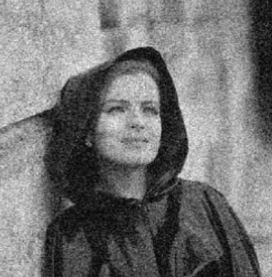
#> input picture rof/noisy2.png, 272 x 277 px, found by its file name
$ python denoise.py
#> lines starting #> are read from the running program, lines starting #| are printed output that depends on the picture
from __future__ import division
from PIL import Image

import numpy as np
import matplotlib.pyplot as plt
from mpl_toolkits.mplot3d import Axes3D
from mpl_toolkits.mplot3d.art3d import Poly3DCollection
import png

import math
import re
import os

class denoise:
    def __init__(self,f):
#> called with f = 'noisy2.png'
        self.im = Image.open(f)
#> self.im is the input picture: PIL image 272x277 RGBA; mean R, G, B, A 115.5, 115.5, 115.5, 255
        self.im = self.im.convert('L')
#> self.im: PIL image 272x277 L
        (self.width, self.height) = self.im.size
#> self.width = 272; self.height = 277

        tau = 1/math.sqrt(8)
        sigma = 1/math.sqrt(8)
        theta = 1
        lam = 8
        gamma = 0.35*lam

        self.im_array = self.img_to_array(self.im)
#> in img_to_array, `l = list(img.getdata())`: l = 75344 items
        x = np.zeros([self.height,self.width])
        x_bar = x

        y = np.zeros([2,self.height,self.width])

        for i in range(30):
            q = y+sigma*self.grad(x_bar)
            denom = np.maximum(1,np.sqrt(q[0]**2+q[1]**2))
            y[0] = q[0]/denom
            y[1] = q[1]/denom

            x_old = x
            x = (x+tau*self.div(y) + tau*lam*self.im_array)/(1+tau*lam)

            theta = 1/np.sqrt(1+2*gamma*tau)
            tau = theta*tau
            sigma = sigma/theta

            x_bar = x + theta*(x-x_old)
#> this loop made 30 passes
#> pass 1, in __init__, `x = (x+tau*self.div(y) + tau*lam*self.im_array)/(1+tau*lam)`:
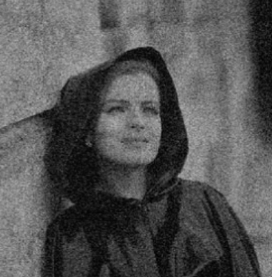
#> x: shape (277, 272) float64; min 0.00869, max 0.678, mean 0.335
#> pass 2, in __init__, `x = (x+tau*self.div(y) + tau*lam*self.im_array)/(1+tau*lam)`:
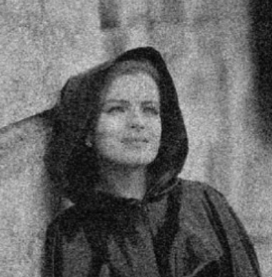
#> x: shape (277, 272) float64; min 0.0204, max 0.815, mean 0.408
#> after the loop:
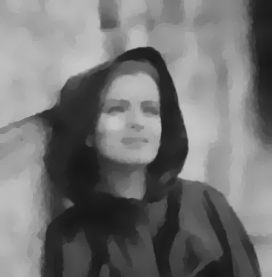
#> x: shape (277, 272) float64; min 0.0876, max 0.783, mean 0.453
#> after the loop, sigma = 10.27; tau = 0.0122

        s = x*255
        f = open('denoised.png', 'wb')
#> (the run stopped early here; a loop or call above may not have finished)
